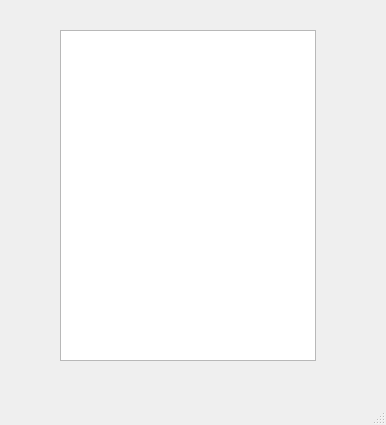
<?xml version="1.0" encoding="UTF-8"?>
<ui version="4.0">
 <class>teacherClient</class>
 <widget class="QMainWindow" name="teacherClient">
  <property name="geometry">
   <rect>
    <x>0</x>
    <y>0</y>
    <width>386</width>
    <height>425</height>
   </rect>
  </property>
  <property name="maximumSize">
   <size>
    <width>386</width>
    <height>425</height>
   </size>
  </property>
  <property name="windowTitle">
   <string>MainWindow</string>
  </property>
  <widget class="QWidget" name="centralwidget">
   <widget class="QListWidget" name="listWidget">
    <property name="geometry">
     <rect>
      <x>60</x>
      <y>30</y>
      <width>256</width>
      <height>331</height>
     </rect>
    </property>
   </widget>
  </widget>
  <widget class="QStatusBar" name="statusbar"/>
  <widget class="QMenuBar" name="menubar">
   <property name="geometry">
    <rect>
     <x>0</x>
     <y>0</y>
     <width>386</width>
     <height>20</height>
    </rect>
   </property>
  </widget>
 </widget>
 <resources/>
 <connections/>
</ui>
